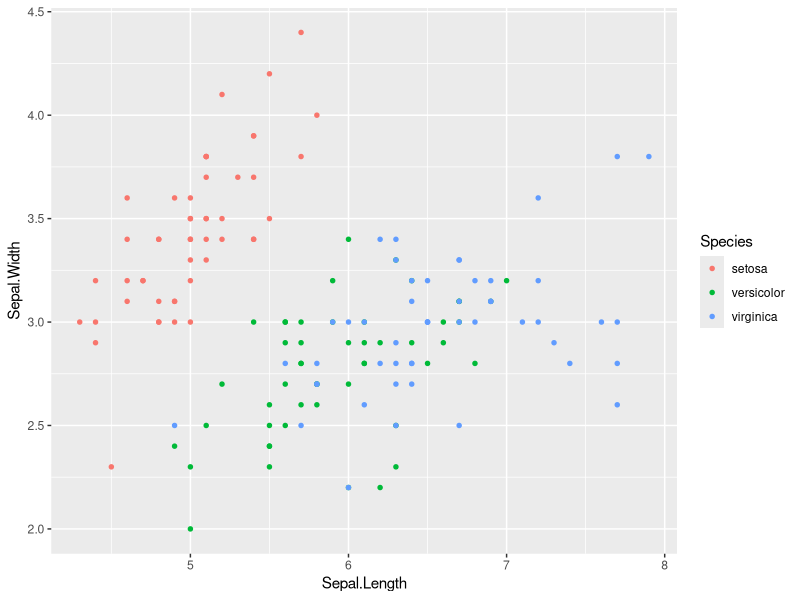

The R script that drew this image:
library(ggplot2)

ggplot(data = iris,aes(x = Sepal.Length, y = Sepal.Width, colour = Species)) + geom_point(size = 1.2)
